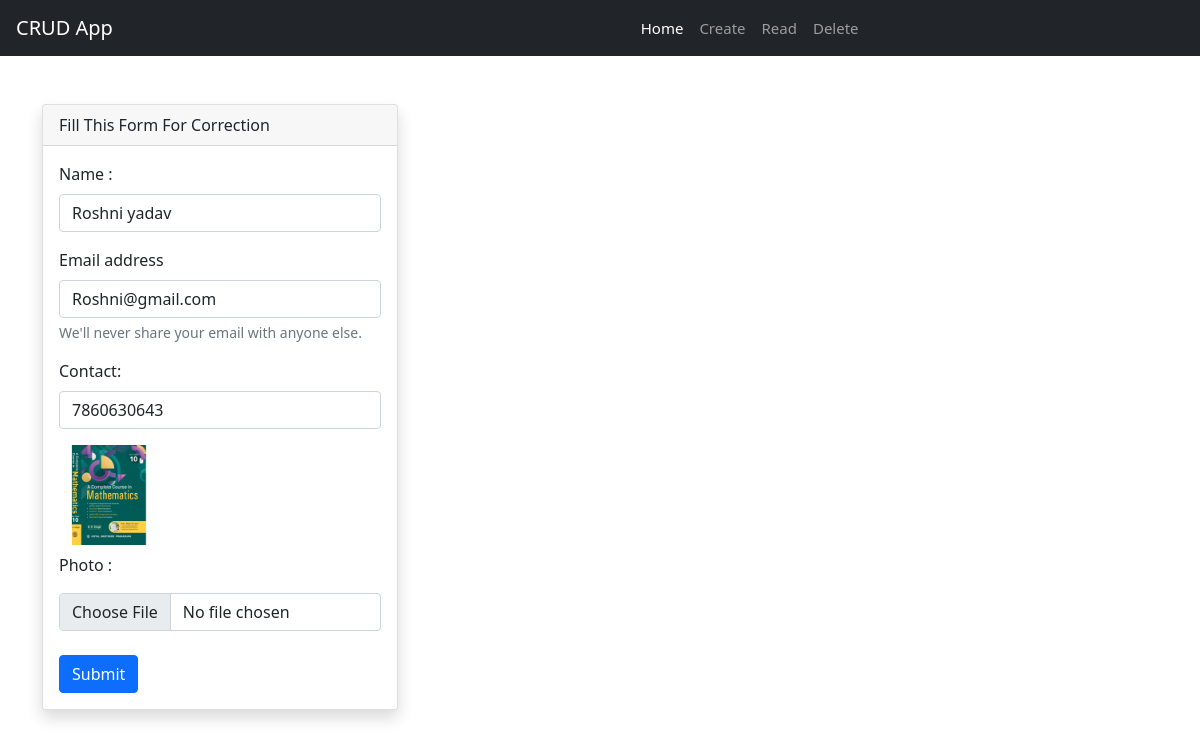
The app's page /edit/28 (signed in) with its own data.
### crudapp/models.py (models this page shows, shortened)
class customer(models.Model):
    userid= models.ForeignKey(User, on_delete=models.CASCADE, default=0)
    name= models.CharField(max_length= 255)
    email= models.CharField(max_length= 255)
    contact= models.CharField(max_length= 20)
    image= models.ImageField(upload_to='media', null=True)
    entrydate= models.DateField( auto_now_add=True , editable=True)

### crudapp/views.py (the view)
# urls.py: path('edit/<int:id>', views.edit),
@login_required
def edit(request, id):
  data= customer.objects.get(id=id)
  context= {'customer': data}
  return render(request, 'crudapp/update.html', context)

### crudapp/templates/crudapp/update.html (shortened to what this page needs)
{% extends 'crudapp/base.html' %}
{% load static %}
{% block content %}
<!DOCTYPE html>
<html lang="en">
<head>
    <link href="https://cdn.jsdelivr.net/npm/bootstrap@5.0.2/dist/css/bootstrap.min.css" rel="stylesheet">
</head>
<body>
    <div class="container mt-5">
        <div class="row">
            <div class="col-lg-4">
                <div class="card shadow ">
                    <div class="card-header">Fill This Form For Correction</div>
                    <div class="card-body">
                        <form method="post" action="../update/"  enctype="multipart/form-data">
                            <div class="form-group">
                                <label class="form-label">Name :</label>
                                <input type="text" class="form-control"  placeholder="Enter name" name="name" value="{{customer.name}}">
                              </div>
                            <div class="form-group">
                              <label class="form-label">Email address</label>
                              <input type="email" class="form-control" placeholder="Enter email" name="email" value="{{customer.email}}">
                              <small  class="form-text text-muted">We'll never share your email with anyone else.</small>
                            </div>
                            <div class="form-group">
                                <label class="form-label mb-2">Contact:</label>
                                <input type="number" class="form-control mb-2"  placeholder="Type number" name="contact" value="{{customer.contact}}">
                            </div>
                            <img src="{{customer.image.url}}" width=100 height=100>
                            <div class="form-group">
                                <label class="form-label mt-2"> Photo :</label>
                                <input type="file" class="form-control mt-2"  name="image" >
                            </div>
                            <button type="submit" class="btn btn-primary mt-2">Submit</button>
                          </form>
                    </div>
                </div>
            </div>
        </div>
    </div>
</body>
{% endblock %}

### records on screen
customer: name "Roshni yadav", email "Roshni@gmail.com", contact "7860630643", image (picture)
